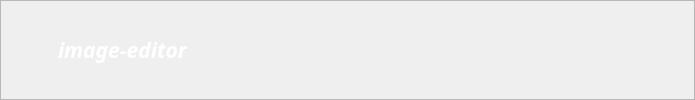
        <widget class="QFrame" name="frame_menu">
         <property name="styleSheet">
          <string notr="true">.QFrame#frame_menu{
                                            background-color:rgb(32, 32, 32);
                                            }
                                        </string>
         </property>
         <property name="frameShape">
          <enum>QFrame::StyledPanel</enum>
         </property>
         <property name="frameShadow">
          <enum>QFrame::Raised</enum>
         </property>
         <layout class="QHBoxLayout" name="horizontalLayout">
          <item>
           <layout class="QHBoxLayout" name="horizontalLayout_logo">
            <item>
             <widget class="QWidget" name="widget_logo" native="true">
              <property name="minimumSize">
               <size>
                <width>40</width>
                <height>0</height>
               </size>
              </property>
              <property name="styleSheet">
               <string notr="true">
                                                                image:url(:/images/icon/image_photo_picture_gallery_icon.png)
                                                            </string>
              </property>
             </widget>
            </item>
            <item>
             <widget class="QLabel" name="label_logo">
              <property name="font">
               <font>
                <family>Tw Cen MT</family>
                <pointsize>16</pointsize>
                <weight>75</weight>
                <italic>true</italic>
                <bold>true</bold>
               </font>
              </property>
              <property name="styleSheet">
               <string notr="true">QLabel{
                                                                background-color:transparent;
                                                                color:rgb(255, 255, 255);
                                                                }
                                                            </string>
              </property>
              <property name="text">
               <string>image-editor</string>
              </property>
              <property name="wordWrap">
               <bool>false</bool>
              </property>
             </widget>
            </item>
           </layout>
          </item>
          <item>
           <spacer name="horizontalSpacer">
            <property name="orientation">
             <enum>Qt::Horizontal</enum>
            </property>
            <property name="sizeHint" stdset="0">
             <size>
              <width>40</width>
              <height>20</height>
             </size>
            </property>
           </spacer>
          </item>
          <item>
           <widget class="QPushButton" name="pushButton_home">
            <property name="cursor">
             <cursorShape>PointingHandCursor</cursorShape>
            </property>
            <property name="toolTip">
             <string>主页</string>
            </property>
            <property name="toolTipDuration">
             <number>3000</number>
            </property>
            <property name="styleSheet">
             <string notr="true">.QPushButton:hover{
                                                        background-color:rgb(75, 75, 75);
                                                        border-radius:10px;
                                                        }
                                                        .QPushButton:pressed{
                                                        background-color:rgb(50, 50, 50);
                                                        border-radius:10px;
                                                        }
                                                        .QPushButton:normal{
                                                        background-color:transparent;
                                                        border-radius:10px;
                                                        }
                                                    </string>
            </property>
            <property name="text">
             <string/>
            </property>
            <property name="icon">
             <iconset resource="../resources.qrc">
              <normaloff>:/images/icon/home_icon.svg</normaloff>:/images/icon/home_icon.svg</iconset>
            </property>
            <property name="iconSize">
             <size>
              <width>35</width>
              <height>35</height>
             </size>
            </property>
            <property name="flat">
             <bool>true</bool>
            </property>
           </widget>
          </item>
          <item>
           <spacer name="horizontalSpacer_9">
            <property name="orientation">
             <enum>Qt::Horizontal</enum>
            </property>
            <property name="sizeHint" stdset="0">
             <size>
              <width>40</width>
              <height>20</height>
             </size>
            </property>
           </spacer>
          </item>
          <item>
           <layout class="QHBoxLayout" name="horizontalLayout_scale">
            <item>
             <widget class="QPushButton" name="pushButton_zoom_in">
              <property name="cursor">
               <cursorShape>PointingHandCursor</cursorShape>
              </property>
              <property name="toolTip">
               <string>放大</string>
              </property>
              <property name="toolTipDuration">
               <number>3000</number>
              </property>
              <property name="styleSheet">
               <string notr="true">.QPushButton:hover{
                                                                background-color:rgb(75, 75, 75);
                                                                border-radius:10px;
                                                                }
                                                                .QPushButton:pressed{
                                                                background-color:rgb(50, 50, 50);
                                                                border-radius:10px;
                                                                }
                                                                .QPushButton:normal{
                                                                background-color:transparent;
                                                                border-radius:10px;
                                                                }
                                                            </string>
              </property>
              <property name="text">
               <string/>
              </property>
              <property name="icon">
               <iconset resource="../resources.qrc">
                <normaloff>:/images/icon/zoom_in_icon.svg</normaloff>:/images/icon/zoom_in_icon.svg</iconset>
              </property>
              <property name="iconSize">
               <size>
                <width>35</width>
                <height>35</height>
               </size>
              </property>
              <property name="flat">
               <bool>true</bool>
              </property>
             </widget>
            </item>
            <item>
             <widget class="QPushButton" name="pushButton_zoom_out">
              <property name="cursor">
               <cursorShape>PointingHandCursor</cursorShape>
              </property>
              <property name="toolTip">
               <string>缩小</string>
              </property>
              <property name="toolTipDuration">
               <number>3000</number>
              </property>
              <property name="styleSheet">
               <string notr="true">.QPushButton:hover{
                                                                background-color:rgb(75, 75, 75);
                                                                border-radius:10px;
                                                                }
                                                                .QPushButton:pressed{
                                                                background-color:rgb(50, 50, 50);
                                                                border-radius:10px;
                                                                }
                                                                .QPushButton:normal{
                                                                background-color:transparent;
                                                                border-radius:10px;
                                                                }
                                                            </string>
              </property>
              <property name="text">
               <string/>
              </property>
              <property name="icon">
               <iconset resource="../resources.qrc">
                <normaloff>:/images/icon/zoom_out_icon.svg</normaloff>:/images/icon/zoom_out_icon.svg</iconset>
              </property>
              <property name="iconSize">
               <size>
                <width>35</width>
                <height>35</height>
               </size>
              </property>
              <property name="flat">
               <bool>true</bool>
              </property>
             </widget>
            </item>
            <item>
             <widget class="QLabel" name="label_scale">
              <property name="font">
               <font>
                <family>Microsoft YaHei</family>
                <pointsize>9</pointsize>
               </font>
              </property>
              <property name="styleSheet">
               <string notr="true">QLabel{
                                                                background-color:transparent;
                                                                color:rgb(255, 255, 255);
                                                                }
                                                            </string>
              </property>
             </widget>
            </item>
           </layout>
          </item>
          <item>
           <spacer name="horizontalSpacer_8">
            <property name="orientation">
             <enum>Qt::Horizontal</enum>
            </property>
            <property name="sizeHint" stdset="0">
             <size>
              <width>40</width>
              <height>20</height>
             </size>
            </property>
           </spacer>
          </item>
          <item>
           <widget class="QPushButton" name="pushButton_save">
            <property name="cursor">
             <cursorShape>PointingHandCursor</cursorShape>
            </property>
            <property name="toolTip">
             <string>保存</string>
            </property>
            <property name="toolTipDuration">
             <number>3000</number>
            </property>
            <property name="styleSheet">
             <string notr="true">.QPushButton:hover{
                                                        background-color:rgb(75, 75, 75);
                                                        border-radius:10px;
                                                        }
                                                        .QPushButton:pressed{
                                                        background-color:rgb(50, 50, 50);
                                                        border-radius:10px;
                                                        }
                                                        .QPushButton:normal{
                                                        background-color:transparent;
                                                        border-radius:10px;
                                                        }
                                                    </string>
            </property>
            <property name="text">
             <string/>
            </property>
            <property name="icon">
             <iconset resource="../resources.qrc">
              <normaloff>:/images/icon/save_icon.svg</normaloff>:/images/icon/save_icon.svg</iconset>
            </property>
            <property name="iconSize">
             <size>
              <width>35</width>
              <height>35</height>
             </size>
            </property>
            <property name="flat">
             <bool>true</bool>
            </property>
           </widget>
          </item>
          <item>
           <spacer name="horizontalSpacer_10">
            <property name="orientation">
             <enum>Qt::Horizontal</enum>
            </property>
            <property name="sizeHint" stdset="0">
             <size>
              <width>40</width>
              <height>20</height>
             </size>
            </property>
           </spacer>
          </item>
          <item>
           <layout class="QHBoxLayout" name="horizontalLayout_control_window">
            <item>
             <widget class="QPushButton" name="pushButton_min">
              <property name="toolTip">
               <string>最小化</string>
              </property>
              <property name="toolTipDuration">
               <number>3000</number>
              </property>
              <property name="styleSheet">
               <string notr="true">.QPushButton:hover{
                                                                background-color:rgb(75, 75, 75);
                                                                border-radius:10px;
                                                                }
                                                                .QPushButton:pressed{
                                                                background-color:rgb(50, 50, 50);
                                                                border-radius:10px;
                                                                }
                                                                .QPushButton:normal{
                                                                background-color:transparent;
                                                                border-radius:10px;
                                                                }
                                                            </string>
              </property>
              <property name="text">
               <string/>
              </property>
              <property name="icon">
               <iconset resource="../resources.qrc">
                <normaloff>:/images/icon/minus_delete_remove_icon.svg</normaloff>:/images/icon/minus_delete_remove_icon.svg</iconset>
              </property>
              <property name="iconSize">
               <size>
                <width>35</width>
                <height>35</height>
               </size>
              </property>
              <property name="default">
               <bool>false</bool>
              </property>
              <property name="flat">
               <bool>true</bool>
              </property>
             </widget>
            </item>
            <item>
             <widget class="QPushButton" name="pushButton_max_and_reduction">
              <property name="toolTip">
               <string>最大化</string>
              </property>
              <property name="toolTipDuration">
               <number>3000</number>
              </property>
              <property name="styleSheet">
               <string notr="true">.QPushButton:hover{
                                                                background-color:rgb(75, 75, 75);
                                                                border-radius:10px;
                                                                }
                                                                .QPushButton:pressed{
                                                                background-color:rgb(50, 50, 50);
                                                                border-radius:10px;
                                                                }
                                                                .QPushButton:normal{
                                                                background-color:transparent;
                                                                border-radius:10px;
                                                                }
                                                            </string>
              </property>
              <property name="text">
               <string/>
              </property>
              <property name="icon">
               <iconset resource="../resources.qrc">
                <normaloff>:/images/icon/maximize_expand_icon.svg</normaloff>:/images/icon/maximize_expand_icon.svg</iconset>
              </property>
              <property name="iconSize">
               <size>
                <width>35</width>
                <height>35</height>
               </size>
              </property>
              <property name="flat">
               <bool>true</bool>
              </property>
             </widget>
            </item>
            <item>
             <widget class="QPushButton" name="pushButton_close">
              <property name="minimumSize">
               <size>
                <width>0</width>
                <height>0</height>
               </size>
              </property>
              <property name="toolTip">
               <string>关闭</string>
              </property>
              <property name="toolTipDuration">
               <number>3000</number>
              </property>
              <property name="styleSheet">
               <string notr="true">.QPushButton:hover{
                                                                background-color:rgb(255, 0, 0);
                                                                border-radius:10px;
                                                                }
                                                                .QPushButton:pressed{
                                                                background-color:rgba(255, 0, 0, 150);
                                                                border-radius:10px;
                                                                }
                                                            </string>
              </property>
              <property name="text">
               <string/>
              </property>
              <property name="icon">
               <iconset resource="../resources.qrc">
                <normaloff>:/images/icon/close_icon.svg</normaloff>:/images/icon/close_icon.svg</iconset>
              </property>
              <property name="iconSize">
               <size>
                <width>35</width>
                <height>35</height>
               </size>
              </property>
              <property name="flat">
               <bool>true</bool>
              </property>
             </widget>
            </item>
           </layout>
          </item>
         </layout>
        </widget>
